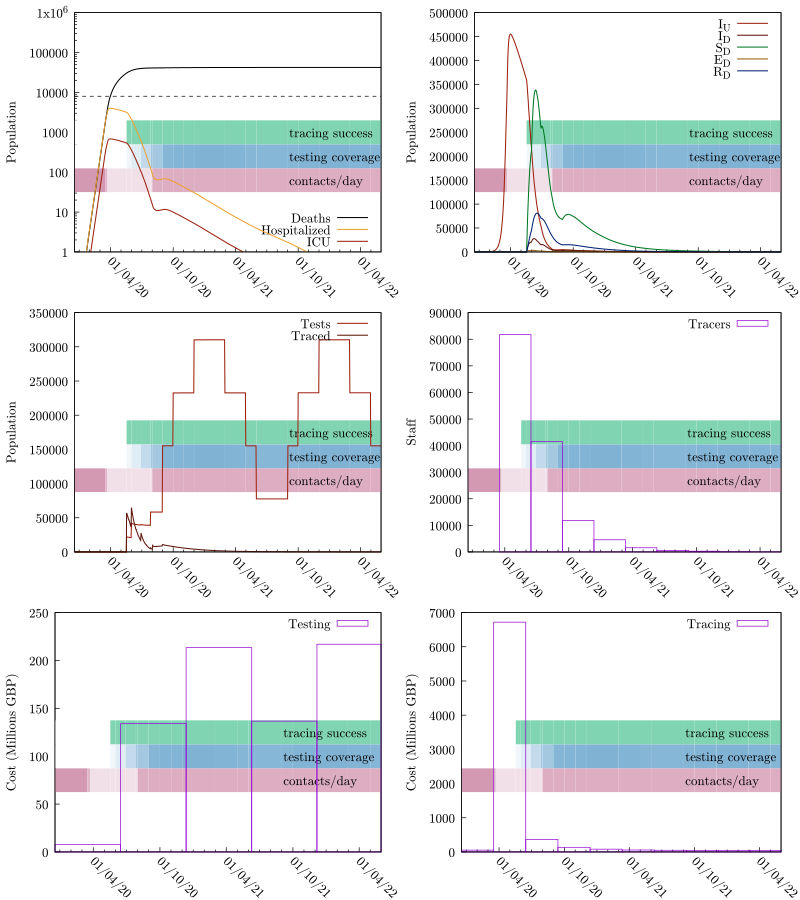

The gnuplot source for this figure:
set terminal pdfcairo color enhanced dashed font "cmr10,14" size 8,9
seed="ptti-scenario-4d-Trig60"
set output sprintf("%s.pdf", seed)
set multiplot layout 3,2
odefile=sprintf("%s-out-0.tsv", seed)
ttfile=sprintf("%s-out-0-testtrace.tsv", seed)
trfile=sprintf("%s-out-0-trcosts.tsv", seed)
tefile=sprintf("%s-out-0-tecosts.tsv", seed)
etimesfile=sprintf("%s-events.gp", seed)

set tics nomirror
set ylabel 'Population'

set yrange [0:]

set style fill transparent solid 0.25 noborder

# Colors
color_SU = '#00aa55'
color_SD = '#007722'

color_EU = '#eba134'
color_ED = '#945e0f'

color_IU = '#9c210e'
color_ID = '#5e160b'

color_RU = '#0055aa'
color_RD = '#002277'

# These are from the economic model inputs
Hospitalized_Pct_Deaths=0.44
ICU_Fatality=0.59
ICU_Pct=0.17
IFR=0.008
Non_ICU_Fatality=0.36

HF = IFR*Hospitalized_Pct_Deaths/(ICU_Pct*ICU_Fatality+(1-ICU_Pct)*Non_ICU_Fatality)
ICUF = HF*ICU_Pct

set key bottom right
set xdata time
set timefmt "%Y-%m-%d %H:%M:%S"
set format x "%d/%m/%y"

load etimesfile

set xtics rotate by -45 3600*24*30*6

set yrange [1:1e6]
set log y

set arrow from graph 0, first 8000 to graph 1, first 8000 nohead lc 0 dt '--'
plot odefile u 1:(($9+$10)*IFR) w l lw 1.5 lc 0 ti "Deaths", "" u 1:(($7+$8)*HF) w l lw 1.5 lc rgb color_EU ti "Hospitalized", "" u 1:(($7+$8)*ICUF) w l lw 1.5 lc rgb color_IU ti "ICU"

unset log y
unset arrow

set autoscale y
set yrange [0:]
set key top right

# set y2tics 0.5
# set y2range [0:4]

plot odefile u 1:7 w l lw 1.5 lc rgb color_IU ti "I_U", odefile u 1:8 w l lw 1.5 lc rgb color_ID ti "I_D", \
     odefile u 1:4 w l lw 1.5 lc rgb color_SD ti "S_D", odefile u 1:6 w l lw 1.5 lc rgb color_ED ti "E_D", \
     odefile u 1:10 w l lw 1.5 lc rgb color_RD ti "R_D"#, odefile u 1:13 w l axis x1y2 lc 0 ti "R"


plot ttfile u 1:3 w l lw 1.5 lc rgb color_IU ti "Tests", ttfile u 1:4 w l lw 1.5 lc rgb color_ID ti "Traced"

unset log y
unset yrange
set autoscale y
set style fill empty

set ylabel "Staff"
plot trfile u 1:5 w boxes ti "Tracers"

set ylabel "Cost (Millions GBP)"
plot tefile u 1:($5/1000000) w boxes ti "Testing"
plot trfile u 1:($6/1000000) w boxes ti "Tracing"

unset multiplot
set output
